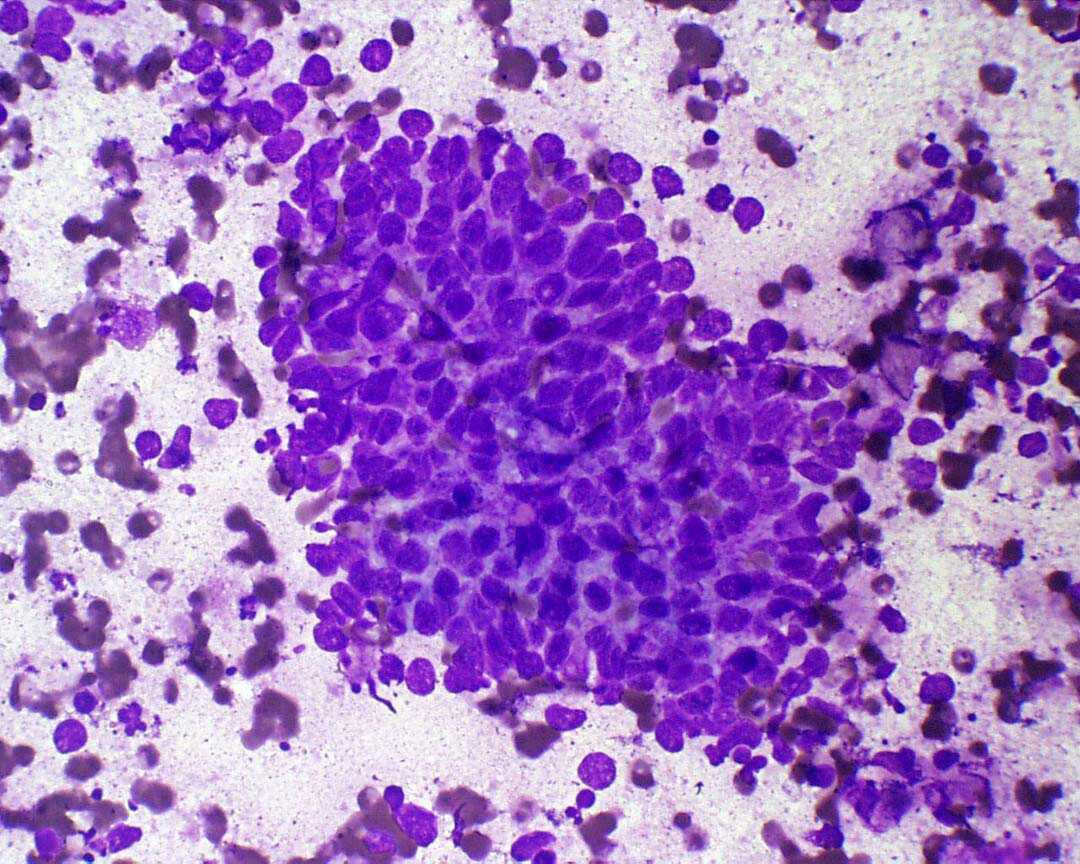
#> input picture src/cytology.jpeg, 1080 x 864 px
$ jupyter execute thresholding.ipynb
#> lines starting #> are read from the running program, lines starting #| are printed output that depends on the picture; after the words box and inside, x2 and y2 are one past the last pixel; in counts of white or black regions, pixels touching at a corner belong together
Super short notebook. Minimal impl of the paper `Adaptive Local Thresholding for Detection of Nuclei in Diversely Stained Cytology Images`

### Wut

Accurate cell nucleus segmentation is necessary for automated cytological image analysis. Thresholding is a crucial step in segmentation. The accuracy of segmentation depends on the accuracy of thresholding.

Paper proposes a method for thresholding of photomicrographs of diversly stained cytology smears. To account for the different stains it uses different color spaces. A local thresholding scheme is developed to solve the problem of nonuniform staining.

[cell 1]
import numpy as np
import cv2
from matplotlib import pyplot as plt

[cell 2]
image_path = "cytology.jpeg"

[cell 3]
def preprocess_image(image_path):
#> called with image_path = 'cytology.jpeg'
    img_rgb = cv2.imread(image_path)
#> img_rgb is the input picture: shape (864, 1080, 3); mean B, G, R 197.1, 118.6, 164.1
    img_gray = cv2.cvtColor(img_rgb, cv2.COLOR_RGB2GRAY)

    img_lab = cv2.cvtColor(img_rgb, cv2.COLOR_RGB2Lab)
#> img_lab: shape (864, 1080, 3); mean of channels 0, 1, 2 156.6, 162.5, 120.5
    l, a, b = cv2.split(img_lab)
    img_lab_ed = np.sqrt(np.square(l) + np.square(a) + np.square(b))

    return img_gray, img_lab_ed

[cell 4]
def adaptive_local_thresholding(img, window_size=15, k=0.25, p=3, q=10):
#> called with window_size = 15, k = 0.25, p = 3, q = 10
    img_float = img.astype(np.float32) / 255.0
    mean = cv2.blur(img_float, (window_size, window_size))
    mean_sq = cv2.blur(np.square(img_float), (window_size, window_size))
    variance = mean_sq - np.square(mean)
    stddev = np.sqrt(variance)

    R = 0.5
    threshold = mean * (1 + p * np.exp(-q * mean) + k * ((stddev / R) - 1))

    return (img_float > threshold).astype(np.uint8) * 255
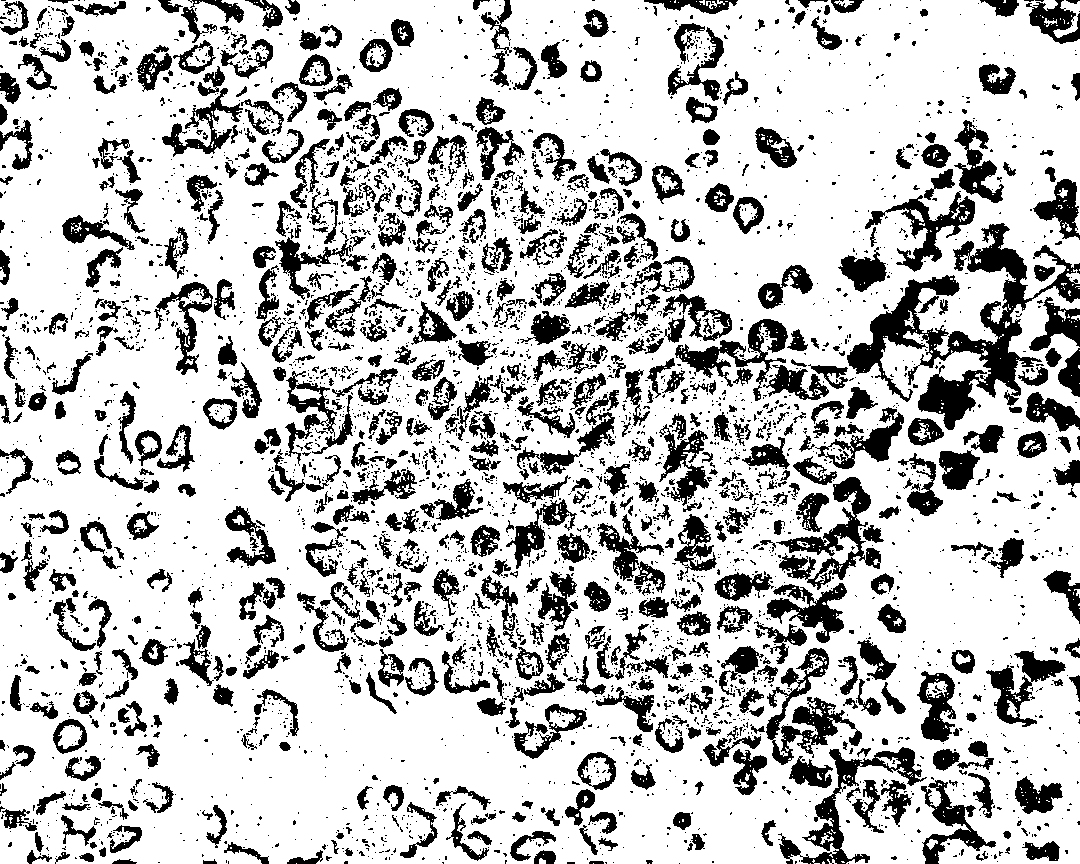
#> returned value: shape (864, 1080); 76.2% white; 4205 black regions (3353 under 20 px), largest, box (x1, y1, x2, y2) and area: (847, 223, 1080, 430) 12228, (776, 477, 881, 590) 3378, (766, 648, 862, 765) 3334
#> call 2 of adaptive_local_thresholding, with window_size = 15, k = 0.25, p = 3, q = 10
#> in adaptive_local_thresholding (call 2), `mean = cv2.blur(img_float, (window_size, window_size))`:
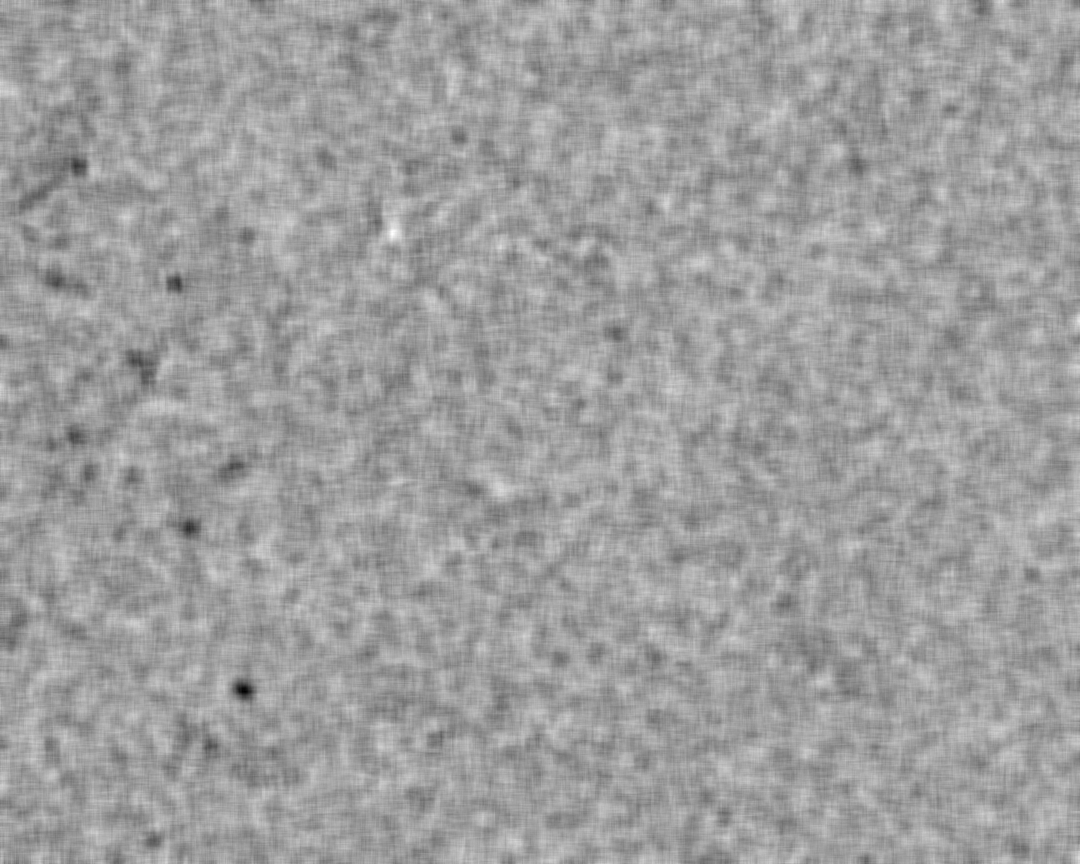
#> mean: shape (864, 1080) float32; min 0.0295, max 0.049, mean 0.0416; drawn with min black and max white
#> in adaptive_local_thresholding (call 2), `variance = mean_sq - np.square(mean)`:
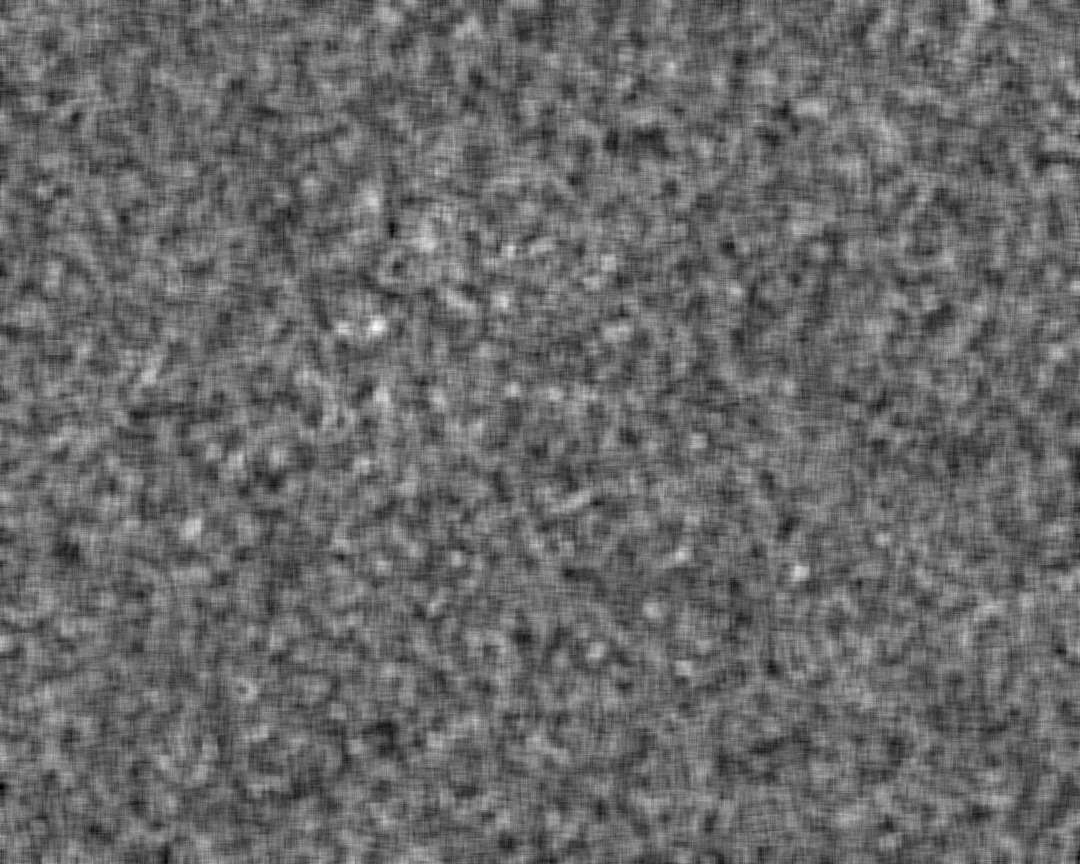
#> variance: shape (864, 1080) float32; min 0.000134, max 0.000343, mean 0.00022; drawn with min black and max white
#> in adaptive_local_thresholding (call 2), `return (img_float > threshold).astype(np.uint8) * 255`: returned value: shape (864, 1080); every value is 0

[cell 5]
def combine_results(img_gray_thres, img_lab_thres):
    return cv2.bitwise_or(img_gray_thres, img_lab_thres)

[cell 6]
def compare_methods(img_gray, img_lab_ed):
    _, global_thresh_otsu = cv2.threshold(
        img_gray, 0, 255, cv2.THRESH_BINARY + cv2.THRESH_OTSU
    )
#> global_thresh_otsu: shape (864, 1080); 48% white; 946 white regions (747 under 20 px), largest, box (x1, y1, x2, y2) and area: (0, 0, 1080, 864) 356011, (837, 366, 1080, 864) 55545, (838, 799, 954, 864) 3843
    adaptive_thresh = cv2.adaptiveThreshold(
        img_gray, 255, cv2.ADAPTIVE_THRESH_GAUSSIAN_C, cv2.THRESH_BINARY, 11, 2
    )
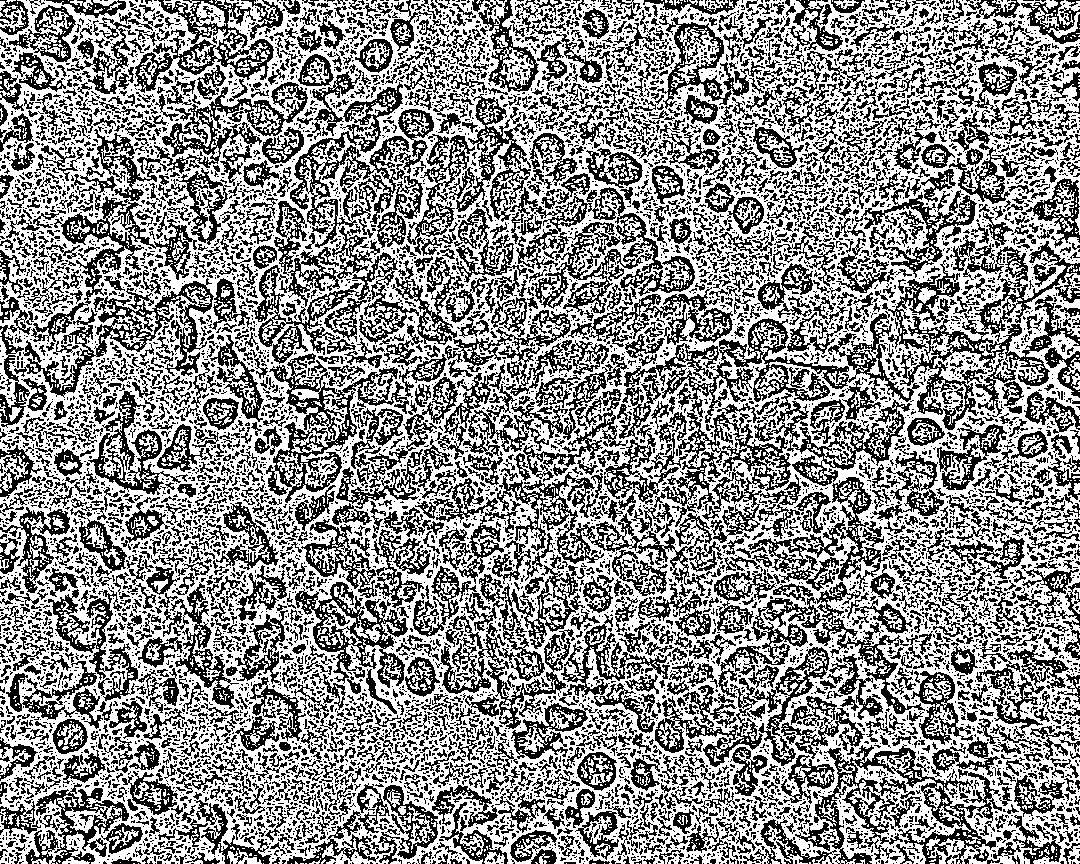
#> adaptive_thresh: shape (864, 1080); 56.2% white; black in thin lines or dots

    plt.figure(figsize=(12, 8))
    plt.subplot(131), plt.imshow(global_thresh_otsu, cmap="gray")
    plt.title("Otsu Thresholding"), plt.xticks([]), plt.yticks([])
    plt.subplot(132), plt.imshow(adaptive_thresh, cmap="gray")
    plt.title("Adaptive Gaussian Thresholding"), plt.xticks([]), plt.yticks([])
    plt.subplot(133), plt.imshow(img_lab_ed, cmap="gray")
    plt.title("L*a*b* Euclidean Distance"), plt.xticks([]), plt.yticks([])

    plt.show()
